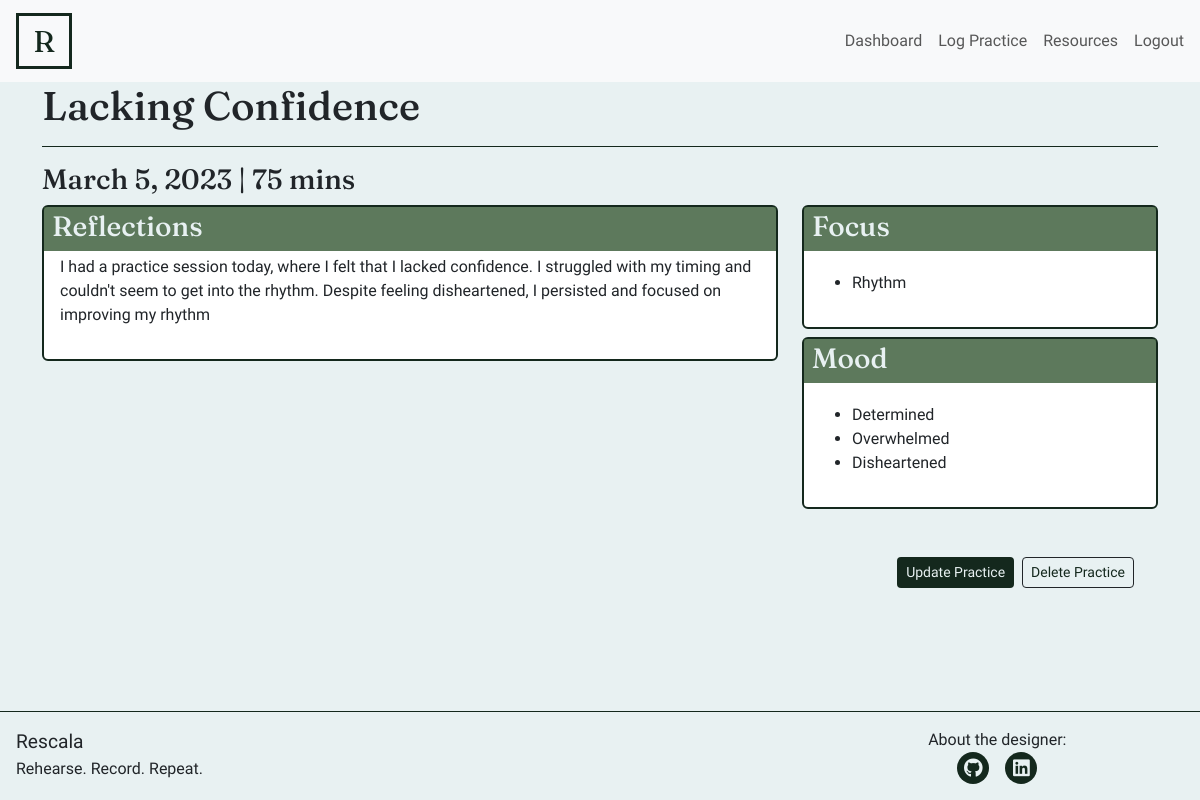
The page /practice/50/ (signed in) on the database its author committed.
### practicelog/models.py (models this page shows)
class Session(models.Model):
    user = models.ForeignKey(Profile, on_delete=models.CASCADE, name='user')
    date = models.DateField(validators=[validators.validate_date])
    duration = models.IntegerField(validators=[validators.validate_duration])
    headline = models.CharField(max_length=150)
    focus = models.JSONField(default=list, blank=True)
    moods = models.JSONField(default=list, blank=True)
    summary = models.TextField()

### practicelog/views.py (the view, shortened to what this page needs)
class SessionDetails(LoginRequiredMixin, View):
    def get(self, request, session_id, *args, **kwargs):
        session = get_object_or_404(Session, id=session_id)
        return render(
            request, 'sessiondetails.html',
            {
                "session": session
            }
        )

### templates/sessiondetails.html (shortened to what this page needs)
{% extends "base.html" %}
{% block content %}
<div class="container">
  <div class="row">
    <div class="col">
      <h1>{{session.headline}}</h1>
      <hr />
    </div>
  </div>
  <div class="row">
    <div class="col-md-12">
        <h3>
          {{session.date}} |
          {{session.duration}} mins
        </h3>
    </div>
  </div>
    <div class="row">
      <div class="col-md-8 mb-2">
        <div class="card dashboard-card">
          <div class="card-body">
            <div class="dashboard-title">
              <h3>Reflections</h3>
            </div>
            <div class="dashboard-content">
              <p>
                {{session.summary}}
              </p>
            </div>
          </div>
        </div>
      </div>
      <div class="col-md-4">
        <div class="card dashboard-card mb-2">
          <div class="card-body">
            <div class="dashboard-title">
              <h3>Focus</h3>
            </div>
            <div class="dashboard-content">
              <p>
                {% if session.focus %}
                <ul>
                  {% for focus in session.focus%}
                  <li>{{focus | title }}</li>
                  {% endfor %}
                </ul>
                {% else %}
                <div>No focus was logged for this session</div>
                {% endif %}
                </p>
            </div>
          </div>
        </div>
        <div class="card dashboard-card">
          <div class="card-body">
            <div class="dashboard-title">
              <h3>Mood</h3>
            </div>
            <div class="dashboard-content">
              <p>
                {% if session.moods %}
                <ul>
                  {% for mood in session.moods%}
                  <li>{{mood | title }}</li>
                  {% endfor %}
                </ul>
                {% else %}
                <div>No moods were logged for this session</div>
                {% endif %}
                </p>
            </div>
          </div>
        </div>
  </div>
  <div class="row pt-5">
    <div class="col-md-12 d-flex justify-content-md-end justify-content-center">
      <a class="btn btn-sm btn-very-dark me-1" href="{% url 'edit_session' session.id %}">Update Practice</a>
      <button type="button" class="btn btn-dark btn-sm ms-1" data-toggle="modal" data-target="#deleteSessionModal">
        Delete Practice
      </button>
    </div>
  </div>
</div>
{% endblock %}

### static/css/style.css (style rules this page uses)
body { font-family: 'Work Sans', Courier, monospace; background-color: #E8F1F2; accent-color: #355834; display: flex; flex-direction: column; height: 100vh; font-weight: 300; }
hr { border-top: #14281D 1px solid; opacity: 1; }
h1, h2, h3 { font-family: 'Fraunces', Courier, monospace; }
a { text-decoration: none; color: #14281D; }
.btn-very-dark { color: #E8F1F2; background-color: #14281D; }
.btn-dark { color: #14281D; background-color: #E8F1F2; }
.dashboard-card { position: relative; }
.dashboard-card .dashboard-title { width: 100%; color: #E8F1F2; background-color: rgba(53,88,52,0.8); position: absolute; top: 0; left: 0; margin-bottom: 2rem; padding-top: 0.2rem; padding-left: 0.5rem; }
.dashboard-content { padding-top: 2rem; }
.card { border: 2px solid #14281D; }

### rows shown on the page
Session: headline "Lacking Confidence", date "March 5, 2023", duration "75", summary "I had a practice session today, where I felt that I lacked confidence. I struggled with my timing and couldn't seem to get into the rhythm. Despite feeling disheartened, I persisted and focused on improving my rhythm"

### other values the page prints
{{ focus | title }} "Rhythm"
{{ mood | title }} "Determined" "Overwhelmed" "Disheartened"
